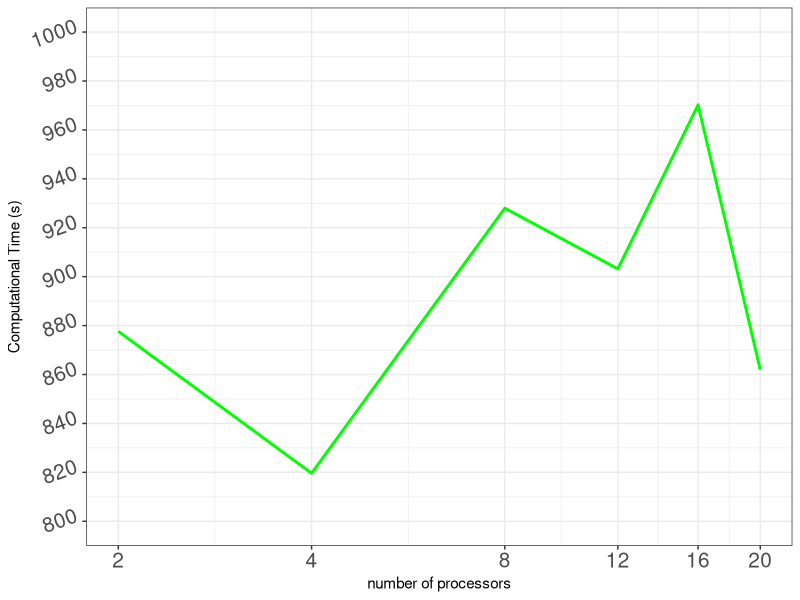
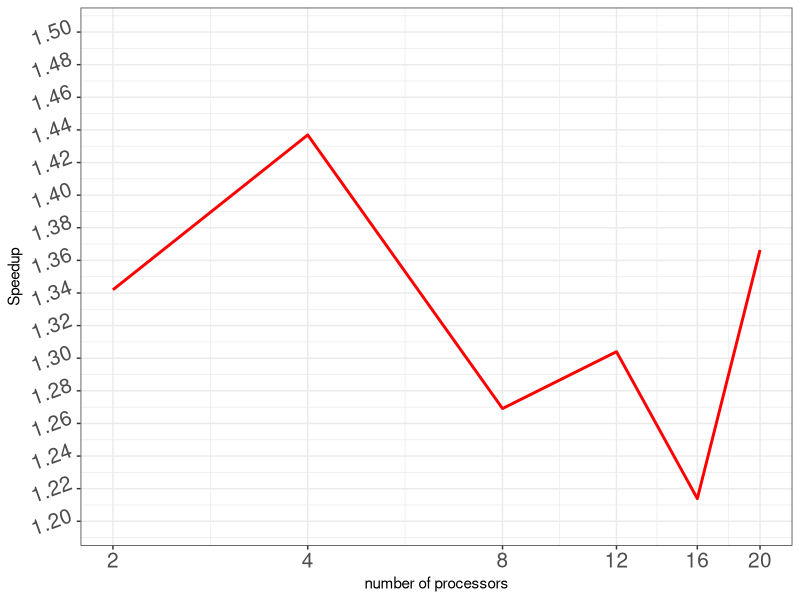
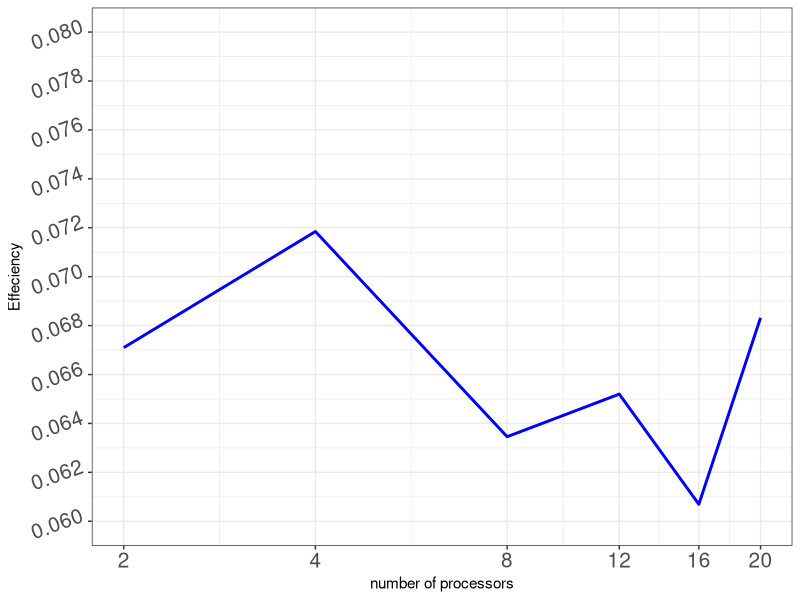
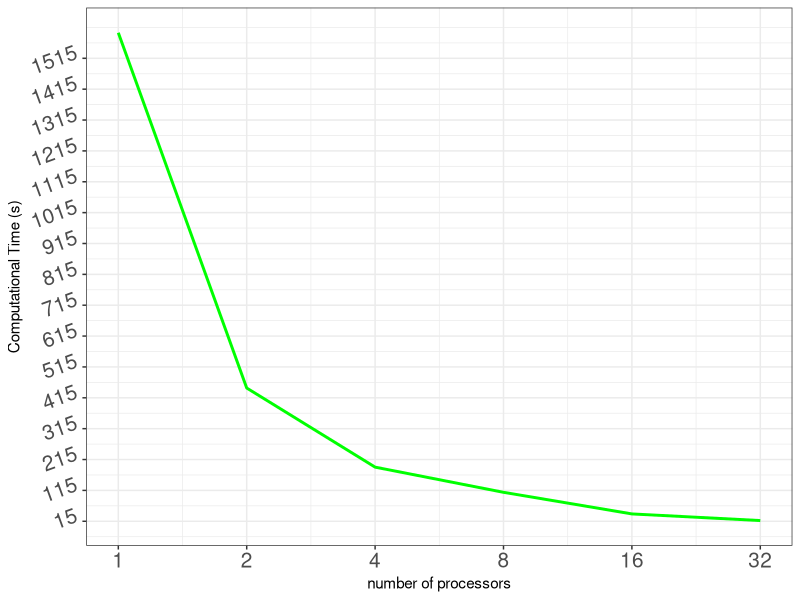
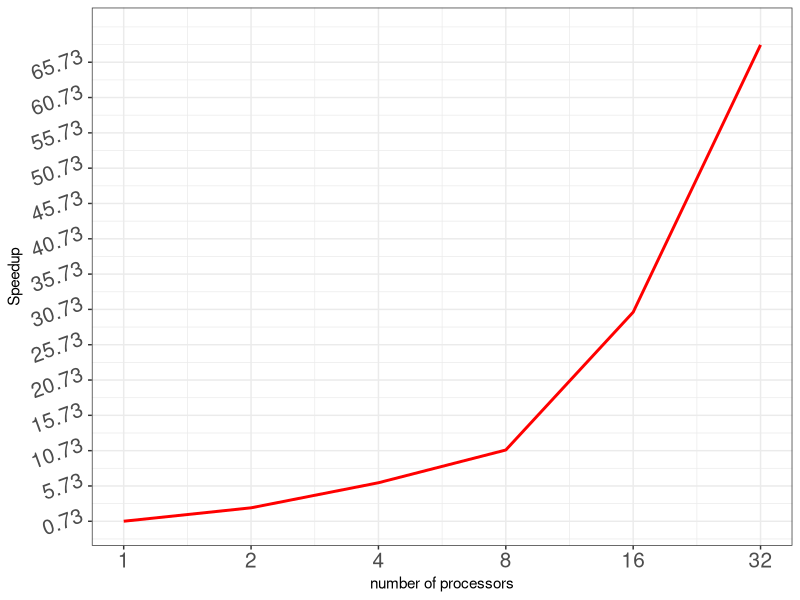
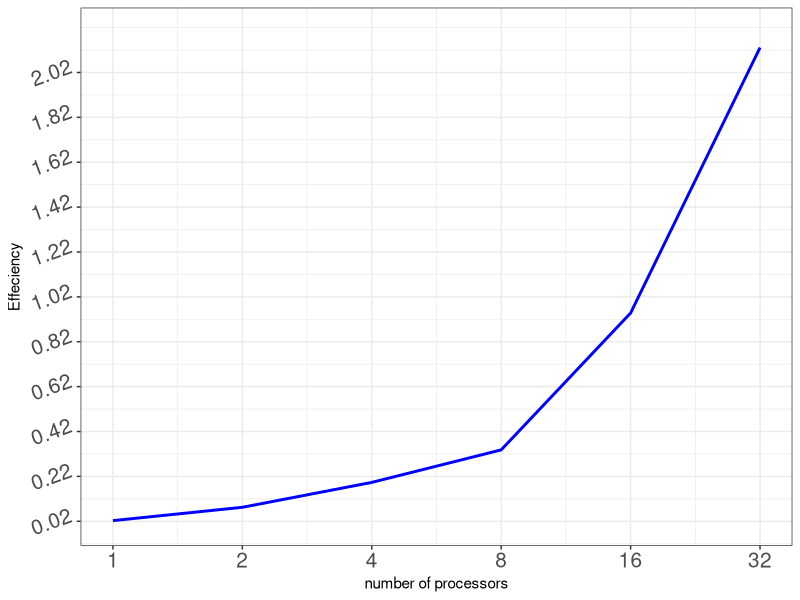

Reproduce these figures in R, in order.
#############################
## SPEEEDUP AND EFFICIENCY ##
#############################
##   WEAK SCALABILITY      ##
#############################

library(tidyverse)
library(ggplot2)
#number of threads also called parallel workers
omp_n_threads = c(2, 4, 8, 12, 16, 20)
#parallel time for weak
omp_time = c(877.646, 819.649, 928.001, 903.205, 970.239, 861.964)
serial_time = 1177.77
Speedup <- c()
Efficiency <- c()

#appeding for the speedup
  for (time in omp_time){
    add_speedup <- serial_time/time #creating the value to add
    Speedup <- c(Speedup, add_speedup) #appending the new value to vector
  }

#appending for the efficiency
  for (eachSpeed in Speedup){
    for (thread in omp_n_threads){
    }#needed to iterate outside
    #after getting every speed and thread we iterate
    new_value <- eachSpeed /thread
    Efficiency <- c(Efficiency, new_value)
  }
df <- data.frame(omp_n_threads, omp_time,Speedup,Efficiency)

write.csv(df,"C:\\Users\\bruno\\Documents\\MEGAsync\\University\\1er trimestre\\2.foundations of HPC\\PROJECT2_BRUNO\\WeakScalability.csv")

theme_set(theme_bw())
ggplot(df, aes(x = omp_n_threads, y = omp_time)) +
  geom_line(color = "green", size = 1) +
  scale_x_continuous(trans = "log", breaks = c(2, 4, 8, 12, 16, 20)) +
  scale_y_continuous(limits = c(800,1000), breaks = seq(800, 1000, by = 20)) +
  labs(x = "number of processors",y = "Computational Time (s)") +
  theme(axis.text.y = element_text(vjust = 0, angle = 20, size = 15)) +
  theme(axis.text.x = element_text(vjust = 1, angle = 0, size = 15))

ggplot(df, aes(x = omp_n_threads, y = Speedup)) +
  geom_line(color = "red", size = 1) +
  scale_x_continuous(trans = "log", breaks = c( 2, 4, 8,12, 16, 20)) +
  scale_y_continuous(limits = c(1.2, 1.5), breaks = seq(1.2, 1.5, by = 0.02)) +
  labs(x = "number of processors",y = "Speedup") +
  theme(axis.text.y = element_text(vjust = 0, angle = 20, size = 15)) +
  theme(axis.text.x = element_text(vjust = 1, angle = 0, size = 15))

ggplot(df, aes(x = omp_n_threads, y = Efficiency)) +
  geom_line(color = "blue", size = 1) +
  scale_x_continuous(trans = "log", breaks = c( 2, 4, 8,12, 16, 20)) +
  scale_y_continuous(limits = c(0.060,0.080), breaks = seq(0.060,0.080, by = 0.002)) +
  labs(x = "number of processors",y = "Effeciency") +
  theme(axis.text.y = element_text(vjust = 0, angle = 20, size = 15)) +
  theme(axis.text.x = element_text(vjust = 1, angle = 0, size = 15))

########################
## STRONG SCALABILITY ##
########################
#number of threads also called parallel workers
omp_n_threads_s = c(1, 2, 4, 8, 16, 32)
#parallel time for weak
omp_time_s = c(1597.81, 446.742, 190.362, 108.818, 38.8168, 17.2733)
serial_time_s = 1177.77
Speedup_s <- c()
Efficiency_s <- c()

#appeding for the speedup
for (time_s in omp_time_s){
  add_speedup_s <- serial_time_s/time_s #creating the value to add
  Speedup_s <- c(Speedup_s, add_speedup_s) #appending the new value to vector
}

#appending for the efficiency
for (eachSpeed_s in Speedup_s){
  for (thread_s in omp_n_threads_s){
  }#needed to iterate outside
  #after getting every speed and thread we iterate
  new_value_s <- eachSpeed_s /thread_s
  Efficiency_s <- c(Efficiency_s, new_value_s)
}

df2 <- data.frame(omp_n_threads_s, omp_time_s, Speedup_s, Efficiency_s)

write.csv(df,"C:\\Users\\bruno\\Documents\\MEGAsync\\University\\1er trimestre\\2.foundations of HPC\\PROJECT2_BRUNO\\WeakScalability.csv")

theme_set(theme_bw())
ggplot(df2, aes(x = omp_n_threads_s, y = omp_time_s)) +
  geom_line(color = "green", size = 1) +
  scale_x_continuous(trans = "log", breaks = c(1, 2, 4, 8, 16, 32)) +
  scale_y_continuous(limits = c(15,1600), breaks = seq(15, 1600, by = 100)) +
  labs(x = "number of processors",y = "Computational Time (s)") +
  theme(axis.text.y = element_text(vjust = 0, angle = 20, size = 15)) +
  theme(axis.text.x = element_text(vjust = 1, angle = 0, size = 15))

ggplot(df2, aes(x = omp_n_threads_s, y = Speedup_s)) +
  geom_line(color = "red", size = 1) +
  scale_x_continuous(trans = "log", breaks = c(1, 2, 4, 8, 16, 32)) +
  scale_y_continuous(limits = c(0.73, 70), breaks = seq(0.73, 70, by = 5)) +
  labs(x = "number of processors",y = "Speedup") +
  theme(axis.text.y = element_text(vjust = 0, angle = 20, size = 15)) +
  theme(axis.text.x = element_text(vjust = 1, angle = 0, size = 15))

ggplot(df2, aes(x = omp_n_threads_s, y = Efficiency_s)) +
  geom_line(color = "blue", size = 1) +
  scale_x_continuous(trans = "log", breaks = c(1, 2, 4, 8, 16, 32)) +
  scale_y_continuous(limits = c(0.020,2.20), breaks = seq(0.020,2.20, by = 0.2)) +
  labs(x = "number of processors",y = "Effeciency") +
  theme(axis.text.y = element_text(vjust = 0, angle = 20, size = 15)) +
  theme(axis.text.x = element_text(vjust = 1, angle = 0, size = 15))



